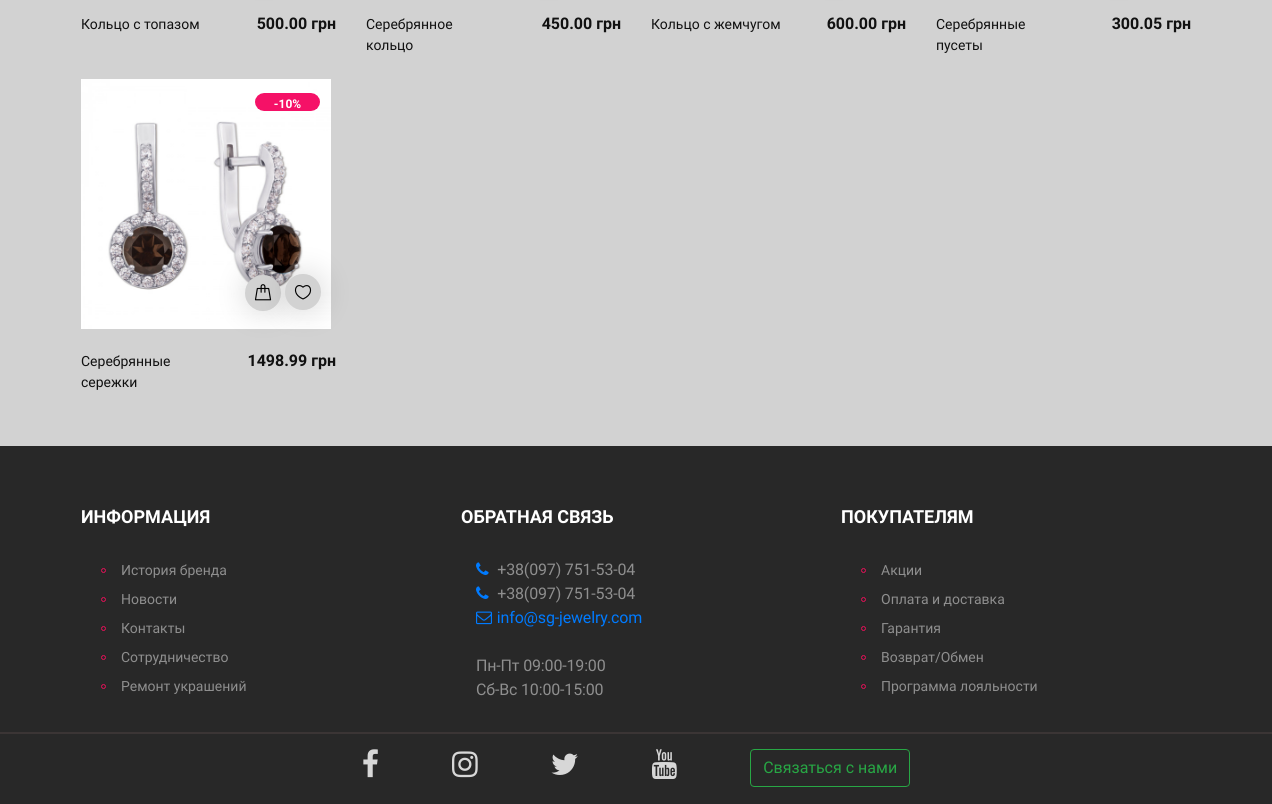
The app's page / (lower part), older data.
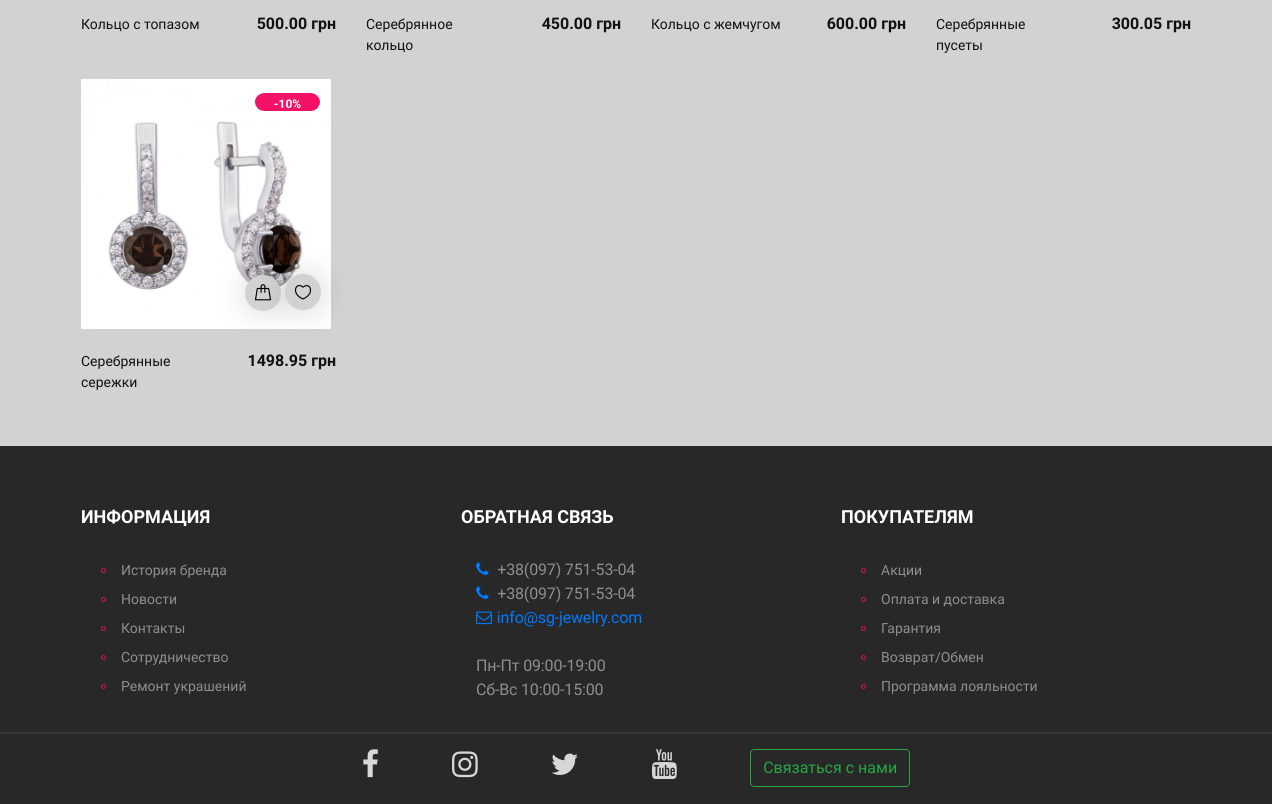
The same page, newer data.
### store/models.py (models this page shows, shortened)
class ProductImage(models.Model):
    product = models.ForeignKey(Product, on_delete=models.CASCADE, null=True)
    image = models.ImageField(upload_to='product_img', blank=True, null=True, default=None)
    created = models.DateTimeField(auto_now_add=True, auto_now=False)
    updated = models.DateTimeField(auto_now_add=False, auto_now=True)
    is_active = models.BooleanField(default=True)
    is_main_img = models.BooleanField(default=False)

class Product(models.Model):
    GENDER_UNISEX = 0
    GENDER_WOMAN = 1
    GENDER_MAN = 2
    GENDER_CHOICES = (
        (GENDER_UNISEX, 'унисекс'),
        (GENDER_WOMAN, 'женщине'),
        (GENDER_MAN, 'мужчине'),
    )
    name = models.CharField(max_length=30)
    vendor_code = models.CharField(max_length=16)
    gender_for = models.PositiveSmallIntegerField(choices=GENDER_CHOICES, default=GENDER_WOMAN)
    type = models.CharField(max_length=25, null=True, blank=True)
    description = models.TextField(null=True, blank=True)
    metal = models.CharField(max_length=30, null=True, blank=True)
    insertion = models.BooleanField(default=False)
    insert_type = models.CharField(max_length=255, null=True, blank=True)
    rating = models.DecimalField(default=0, max_digits=2, decimal_places=0)
    price = models.DecimalField(default=0, max_digits=7, decimal_places=2)
    created = models.DateTimeField(auto_now_add=True, auto_now=False)
    updated = models.DateTimeField(auto_now_add=False, auto_now=True)
    collection = models.ForeignKey('store.Collection', on_delete=models.SET_NULL, null=True)
    category = models.ForeignKey('store.Category', on_delete=models.CASCADE)
    is_active = models.BooleanField(default=True)
    sale_percent = models.ForeignKey('store.Sale', on_delete=models.SET_NULL, null=True)
    user_wishlist = models.ManyToManyField('core.MyUser', blank=True)
    class Meta:
        verbose_name = "Товар"
        verbose_name_plural = "Товары"
        ordering = ['name']

class Sale(models.Model):
    name = models.CharField(max_length=50)
    description = models.TextField(default='', blank=True)
    sale_percent = models.PositiveSmallIntegerField(default=0)
    collection = models.ForeignKey('store.Collection', on_delete=models.CASCADE, null=True)
    created = models.DateTimeField(auto_now_add=True, auto_now=False)
    updated = models.DateTimeField(auto_now_add=False, auto_now=True)
    is_active = models.BooleanField(default=True)

### core/views.py (the view)
# urls.py: path('', IndexView.as_view(), name='index_class'),
class IndexView(TemplateView):
    template_name = 'core/index.html'
    def get_context_data(self, **kwargs):
        context = super().get_context_data(**kwargs)
        products_images = ProductImage.objects.filter(is_active=True, is_main_img=True).select_related('product')\
            .select_related('product__sale_percent')
        products_images_rings = products_images.filter(product__category__name='Кольца')
        products_images_earrings = products_images.filter(product__category__name__in=['Серьги', 'Пусеты'])
        new_products = products_images.order_by('-created')[:3]
        context.update({
            'products_images': products_images,
            'products_images_rings': products_images_rings,
            'products_images_earrings': products_images_earrings,
            'new_products': new_products
        })
        return context

### core/templates/core/index.html (shortened to what this page needs)
{% extends 'base.html' %}
{% load static %}
{% block content %}
<section class="product-filter-section">
  <div class="container">
     <div id="filter-accordion" class="accordion">
      <div class="row collapse show" data-parrent="#filter-accordion" aria-labelledby="all_products" id="all-products-Collapse">
        {% for product in products_images %}
          {% include 'core/product_filter.html' %}
        {% endfor %}
      </div>
    </div>
  </div>
</section>
{% endblock content %}

### core/templates/core/product_filter.html
{% load static %}
      <div class="col-lg-3 col-sm-6">
        <div class="product-item">
          <div class="pi-pic">
            <a href="product/{{ product.product.id }}">
              <img src="{{ product.image.url }}" class="product-item-image">
            </a>
            {% if product.product.sale_percent.sale_percent %}
            <div class="tag-sale">
              <span>-{{ product.product.sale_percent.sale_percent }}%</span>
            </div>
            {% endif %}
            <div class="pi-links">
              <a href="#" class="add-card"><i class="flaticon-bag"></i><span>В корзину</span></a>
              <a href="#" class="wishlist-btn"><i class="flaticon-heart"></i></a>
            </div>
          </div>
          <div class="pi-text">
            <h6>{{ product.product.price }} грн</h6>
            <p>{{ product.product.name }}</p>
          </div>
        </div>
      </div>

Row changes from the older to the newer data that the page shows:
changed through a linked row, ProductImage "Серебрянные сережки": product.price "1498.99" → "1498.95"
